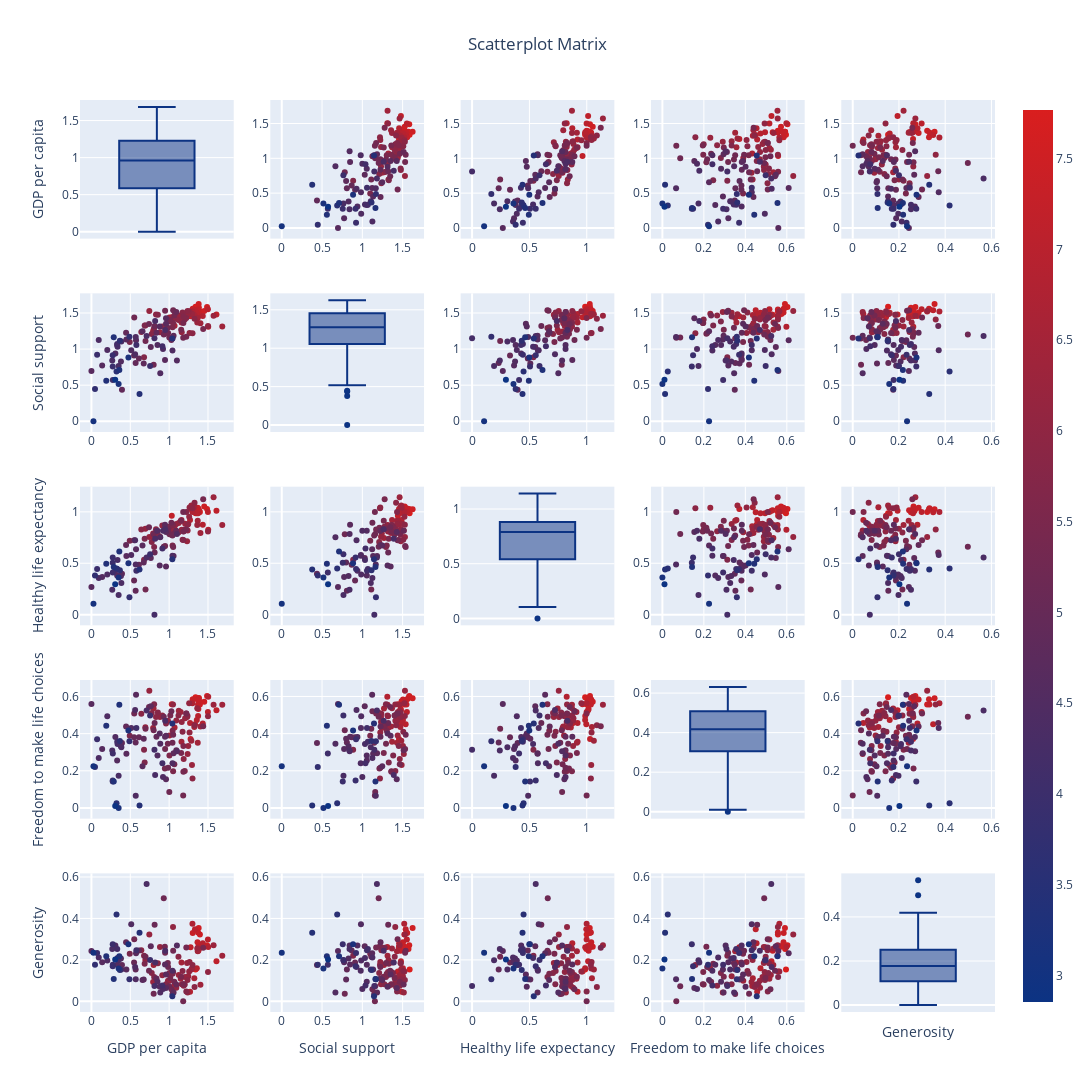

The notebook cell saved with this chart:
### Markdown cell above
### 2.2.2-Relationships-between-components

Obervations:
- The importance of the following three components contributing on happiness score are clearly positive correlated:
  - GDP per capita
  - Healthy Life Expectancy
  - Social Support

### Code cell
# Plotly Scatterplot Matrix

cols = df[2018].columns[5:-1].tolist()

fig = ff.create_scatterplotmatrix(df[2018][cols],
                                  diag = 'box',
                                  index = 'Happiness score',
                                  colormap='Portland',
                                  colormap_type='cat',
                                  height=1200,
                                  width=1200)

fig.update_layout(title=go.layout.Title(
                                text='Scatterplot Matrix',
                                xref='paper',
                                x=0.5))

iplot(fig)

### Figure 1 — Plotly figure (JSON) as saved in the notebook; plotly's stock layout.template omitted (floating-point values rounded to 4 significant figures; data arrays with more than 128 entries replaced by an {"elided": "..."} marker saying what was removed)
{"data": [{"marker": {"color": "rgb(12, 51, 131)"}, "showlegend": false, "type": "box", "xaxis": "x", "y": {"elided": "155 float values"}, "yaxis": "y"}, {"marker": {"color": {"elided": "155 float values"}, "colorscale": [[0, "rgb(12, 51, 131)"], [1, "rgb(217, 30, 30)"]], "showscale": true, "size": 6}, "mode": "markers", "showlegend": false, "type": "scatter", "x": {"elided": "155 float values"}, "xaxis": "x2", "y": {"elided": "155 float values"}, "yaxis": "y2"}, {"marker": {"color": {"elided": "155 float values"}, "colorscale": [[0, "rgb(12, 51, 131)"], [1, "rgb(217, 30, 30)"]], "showscale": false, "size": 6}, "mode": "markers", "showlegend": false, "type": "scatter", "x": {"elided": "155 float values"}, "xaxis": "x3", "y": {"elided": "155 float values"}, "yaxis": "y3"}, {"marker": {"color": {"elided": "155 float values"}, "colorscale": [[0, "rgb(12, 51, 131)"], [1, "rgb(217, 30, 30)"]], "showscale": false, "size": 6}, "mode": "markers", "showlegend": false, "type": "scatter", "x": {"elided": "155 float values"}, "xaxis": "x4", "y": {"elided": "155 float values"}, "yaxis": "y4"}, {"marker": {"color": {"elided": "155 float values"}, "colorscale": [[0, "rgb(12, 51, 131)"], [1, "rgb(217, 30, 30)"]], "showscale": false, "size": 6}, "mode": "markers", "showlegend": false, "type": "scatter", "x": {"elided": "155 float values"}, "xaxis": "x5", "y": {"elided": "155 float values"}, "yaxis": "y5"}, {"marker": {"color": {"elided": "155 float values"}, "colorscale": [[0, "rgb(12, 51, 131)"], [1, "rgb(217, 30, 30)"]], "showscale": false, "size": 6}, "mode": "markers", "showlegend": false, "type": "scatter", "x": {"elided": "155 float values"}, "xaxis": "x6", "y": {"elided": "155 float values"}, "yaxis": "y6"}, {"marker": {"color": "rgb(12, 51, 131)"}, "showlegend": false, "type": "box", "xaxis": "x7", "y": {"elided": "155 float values"}, "yaxis": "y7"}, {"marker": {"color": {"elided": "155 float values"}, "colorscale": [[0, "rgb(12, 51, 131)"], [1, "rgb(217, 30, 30)"]], "showscale": false, "size": 6}, "mode": "markers", "showlegend": false, "type": "scatter", "x": {"elided": "155 float values"}, "xaxis": "x8", "y": {"elided": "155 float values"}, "yaxis": "y8"}, {"marker": {"color": {"elided": "155 float values"}, "colorscale": [[0, "rgb(12, 51, 131)"], [1, "rgb(217, 30, 30)"]], "showscale": false, "size": 6}, "mode": "markers", "showlegend": false, "type": "scatter", "x": {"elided": "155 float values"}, "xaxis": "x9", "y": {"elided": "155 float values"}, "yaxis": "y9"}, {"marker": {"color": {"elided": "155 float values"}, "colorscale": [[0, "rgb(12, 51, 131)"], [1, "rgb(217, 30, 30)"]], "showscale": false, "size": 6}, "mode": "markers", "showlegend": false, "type": "scatter", "x": {"elided": "155 float values"}, "xaxis": "x10", "y": {"elided": "155 float values"}, "yaxis": "y10"}, {"marker": {"color": {"elided": "155 float values"}, "colorscale": [[0, "rgb(12, 51, 131)"], [1, "rgb(217, 30, 30)"]], "showscale": false, "size": 6}, "mode": "markers", "showlegend": false, "type": "scatter", "x": {"elided": "155 float values"}, "xaxis": "x11", "y": {"elided": "155 float values"}, "yaxis": "y11"}, {"marker": {"color": {"elided": "155 float values"}, "colorscale": [[0, "rgb(12, 51, 131)"], [1, "rgb(217, 30, 30)"]], "showscale": false, "size": 6}, "mode": "markers", "showlegend": false, "type": "scatter", "x": {"elided": "155 float values"}, "xaxis": "x12", "y": {"elided": "155 float values"}, "yaxis": "y12"}, {"marker": {"color": "rgb(12, 51, 131)"}, "showlegend": false, "type": "box", "xaxis": "x13", "y": {"elided": "155 float values"}, "yaxis": "y13"}, {"marker": {"color": {"elided": "155 float values"}, "colorscale": [[0, "rgb(12, 51, 131)"], [1, "rgb(217, 30, 30)"]], "showscale": false, "size": 6}, "mode": "markers", "showlegend": false, "type": "scatter", "x": {"elided": "155 float values"}, "xaxis": "x14", "y": {"elided": "155 float values"}, "yaxis": "y14"}, {"marker": {"color": {"elided": "155 float values"}, "colorscale": [[0, "rgb(12, 51, 131)"], [1, "rgb(217, 30, 30)"]], "showscale": false, "size": 6}, "mode": "markers", "showlegend": false, "type": "scatter", "x": {"elided": "155 float values"}, "xaxis": "x15", "y": {"elided": "155 float values"}, "yaxis": "y15"}, {"marker": {"color": {"elided": "155 float values"}, "colorscale": [[0, "rgb(12, 51, 131)"], [1, "rgb(217, 30, 30)"]], "showscale": false, "size": 6}, "mode": "markers", "showlegend": false, "type": "scatter", "x": {"elided": "155 float values"}, "xaxis": "x16", "y": {"elided": "155 float values"}, "yaxis": "y16"}, {"marker": {"color": {"elided": "155 float values"}, "colorscale": [[0, "rgb(12, 51, 131)"], [1, "rgb(217, 30, 30)"]], "showscale": false, "size": 6}, "mode": "markers", "showlegend": false, "type": "scatter", "x": {"elided": "155 float values"}, "xaxis": "x17", "y": {"elided": "155 float values"}, "yaxis": "y17"}, {"marker": {"color": {"elided": "155 float values"}, "colorscale": [[0, "rgb(12, 51, 131)"], [1, "rgb(217, 30, 30)"]], "showscale": false, "size": 6}, "mode": "markers", "showlegend": false, "type": "scatter", "x": {"elided": "155 float values"}, "xaxis": "x18", "y": {"elided": "155 float values"}, "yaxis": "y18"}, {"marker": {"color": "rgb(12, 51, 131)"}, "showlegend": false, "type": "box", "xaxis": "x19", "y": {"elided": "155 float values"}, "yaxis": "y19"}, {"marker": {"color": {"elided": "155 float values"}, "colorscale": [[0, "rgb(12, 51, 131)"], [1, "rgb(217, 30, 30)"]], "showscale": false, "size": 6}, "mode": "markers", "showlegend": false, "type": "scatter", "x": {"elided": "155 float values"}, "xaxis": "x20", "y": {"elided": "155 float values"}, "yaxis": "y20"}, {"marker": {"color": {"elided": "155 float values"}, "colorscale": [[0, "rgb(12, 51, 131)"], [1, "rgb(217, 30, 30)"]], "showscale": false, "size": 6}, "mode": "markers", "showlegend": false, "type": "scatter", "x": {"elided": "155 float values"}, "xaxis": "x21", "y": {"elided": "155 float values"}, "yaxis": "y21"}, {"marker": {"color": {"elided": "155 float values"}, "colorscale": [[0, "rgb(12, 51, 131)"], [1, "rgb(217, 30, 30)"]], "showscale": false, "size": 6}, "mode": "markers", "showlegend": false, "type": "scatter", "x": {"elided": "155 float values"}, "xaxis": "x22", "y": {"elided": "155 float values"}, "yaxis": "y22"}, {"marker": {"color": {"elided": "155 float values"}, "colorscale": [[0, "rgb(12, 51, 131)"], [1, "rgb(217, 30, 30)"]], "showscale": false, "size": 6}, "mode": "markers", "showlegend": false, "type": "scatter", "x": {"elided": "155 float values"}, "xaxis": "x23", "y": {"elided": "155 float values"}, "yaxis": "y23"}, {"marker": {"color": {"elided": "155 float values"}, "colorscale": [[0, "rgb(12, 51, 131)"], [1, "rgb(217, 30, 30)"]], "showscale": false, "size": 6}, "mode": "markers", "showlegend": false, "type": "scatter", "x": {"elided": "155 float values"}, "xaxis": "x24", "y": {"elided": "155 float values"}, "yaxis": "y24"}, {"marker": {"color": "rgb(12, 51, 131)"}, "showlegend": false, "type": "box", "xaxis": "x25", "y": {"elided": "155 float values"}, "yaxis": "y25"}], "layout": {"height": 1200, "showlegend": true, "title": {"text": "Scatterplot Matrix", "x": 0.5, "xref": "paper"}, "width": 1200, "xaxis": {"anchor": "y", "domain": [0, 0.168], "showticklabels": false}, "xaxis10": {"anchor": "y10", "domain": [0.832, 1]}, "xaxis11": {"anchor": "y11", "domain": [0, 0.168]}, "xaxis12": {"anchor": "y12", "domain": [0.208, 0.376]}, "xaxis13": {"anchor": "y13", "domain": [0.416, 0.584], "showticklabels": false}, "xaxis14": {"anchor": "y14", "domain": [0.624, 0.792]}, "xaxis15": {"anchor": "y15", "domain": [0.832, 1]}, "xaxis16": {"anchor": "y16", "domain": [0, 0.168]}, "xaxis17": {"anchor": "y17", "domain": [0.208, 0.376]}, "xaxis18": {"anchor": "y18", "domain": [0.416, 0.584]}, "xaxis19": {"anchor": "y19", "domain": [0.624, 0.792], "showticklabels": false}, "xaxis2": {"anchor": "y2", "domain": [0.208, 0.376]}, "xaxis20": {"anchor": "y20", "domain": [0.832, 1]}, "xaxis21": {"anchor": "y21", "domain": [0, 0.168], "title": {"text": "GDP per capita"}}, "xaxis22": {"anchor": "y22", "domain": [0.208, 0.376], "title": {"text": "Social support"}}, "xaxis23": {"anchor": "y23", "domain": [0.416, 0.584], "title": {"text": "Healthy life expectancy"}}, "xaxis24": {"anchor": "y24", "domain": [0.624, 0.792], "title": {"text": "Freedom to make life choices"}}, "xaxis25": {"anchor": "y25", "domain": [0.832, 1], "showticklabels": false, "title": {"text": "Generosity"}}, "xaxis3": {"anchor": "y3", "domain": [0.416, 0.584]}, "xaxis4": {"anchor": "y4", "domain": [0.624, 0.792]}, "xaxis5": {"anchor": "y5", "domain": [0.832, 1]}, "xaxis6": {"anchor": "y6", "domain": [0, 0.168]}, "xaxis7": {"anchor": "y7", "domain": [0.208, 0.376], "showticklabels": false}, "xaxis8": {"anchor": "y8", "domain": [0.416, 0.584]}, "xaxis9": {"anchor": "y9", "domain": [0.624, 0.792]}, "yaxis": {"anchor": "x", "domain": [0.848, 1], "title": {"text": "GDP per capita"}}, "yaxis10": {"anchor": "x10", "domain": [0.636, 0.788]}, "yaxis11": {"anchor": "x11", "domain": [0.424, 0.576], "title": {"text": "Healthy life expectancy"}}, "yaxis12": {"anchor": "x12", "domain": [0.424, 0.576]}, "yaxis13": {"anchor": "x13", "domain": [0.424, 0.576]}, "yaxis14": {"anchor": "x14", "domain": [0.424, 0.576]}, "yaxis15": {"anchor": "x15", "domain": [0.424, 0.576]}, "yaxis16": {"anchor": "x16", "domain": [0.212, 0.364], "title": {"text": "Freedom to make life choices"}}, "yaxis17": {"anchor": "x17", "domain": [0.212, 0.364]}, "yaxis18": {"anchor": "x18", "domain": [0.212, 0.364]}, "yaxis19": {"anchor": "x19", "domain": [0.212, 0.364]}, "yaxis2": {"anchor": "x2", "domain": [0.848, 1]}, "yaxis20": {"anchor": "x20", "domain": [0.212, 0.364]}, "yaxis21": {"anchor": "x21", "domain": [0, 0.152], "title": {"text": "Generosity"}}, "yaxis22": {"anchor": "x22", "domain": [0, 0.152]}, "yaxis23": {"anchor": "x23", "domain": [0, 0.152]}, "yaxis24": {"anchor": "x24", "domain": [0, 0.152]}, "yaxis25": {"anchor": "x25", "domain": [0, 0.152]}, "yaxis3": {"anchor": "x3", "domain": [0.848, 1]}, "yaxis4": {"anchor": "x4", "domain": [0.848, 1]}, "yaxis5": {"anchor": "x5", "domain": [0.848, 1]}, "yaxis6": {"anchor": "x6", "domain": [0.636, 0.788], "title": {"text": "Social support"}}, "yaxis7": {"anchor": "x7", "domain": [0.636, 0.788]}, "yaxis8": {"anchor": "x8", "domain": [0.636, 0.788]}, "yaxis9": {"anchor": "x9", "domain": [0.636, 0.788]}}}
